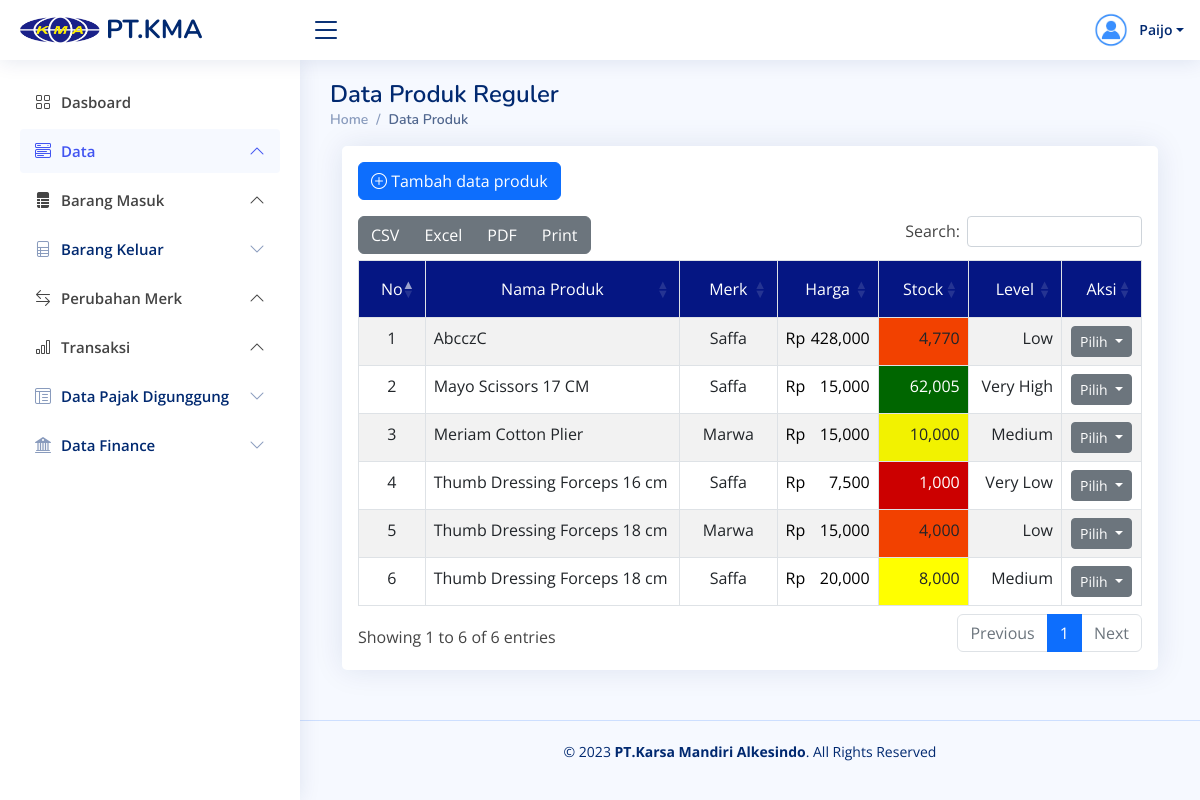
/data-produk-reg.php (signed in), run on the app's committed database.
### tables this page shows
CREATE TABLE `tb_produk_reguler` (
  `id_produk_reg` varchar(50) NOT NULL,
  `id_user` varchar(50) NOT NULL,
  `id_merk` varchar(50) NOT NULL,
  `id_kat_produk` varchar(50) NOT NULL,
  `id_kat_penjualan` varchar(50) NOT NULL,
  `id_grade` varchar(50) NOT NULL,
  `id_lokasi` varchar(50) NOT NULL,
  `kode_produk` varchar(50) NOT NULL,
  `nama_produk` varchar(100) NOT NULL,
  `harga_produk` int(11) NOT NULL,
  `gambar` varchar(200) NOT NULL,
  `created_date` varchar(25) NOT NULL,
  `updated_date` varchar(25) NOT NULL,
  `user_updated` varchar(25) NOT NULL,
  `register_value` tinyint(1) NOT NULL
);

CREATE TABLE `tb_merk` (
  `id_merk` varchar(50) NOT NULL,
  `id_user` varchar(50) NOT NULL,
  `nama_merk` varchar(50) NOT NULL,
  `created_date` varchar(50) NOT NULL
);

CREATE TABLE `stock_produk_reguler` (
  `id_stock_prod_reg` varchar(50) NOT NULL,
  `id_user` varchar(50) NOT NULL,
  `id_produk_reg` varchar(50) NOT NULL,
  `stock` int(11) NOT NULL,
  `created_date` varchar(50) NOT NULL
);

### data-produk-reg.php (the view, shortened to what this page needs)
<?php
include "akses.php";
?>
<!DOCTYPE html>
<html lang="en">
<head>
  <?php include "page/head.php"; ?>
</head>
<body>
  <?php include "page/nav-header.php" ?>
  <?php include "page/sidebar.php"; ?>
  <main id="main" class="main">
    <div class="pagetitle">
      <h1>Data Produk Reguler</h1>
      <nav>
        <ol class="breadcrumb">
          <li class="breadcrumb-item"><a href="dashboard.php">Home</a></li>
          <li class="breadcrumb-item active">Data Produk</li>
        </ol>
      </nav>
    </div>
    <section>
      <div class="container-fluid">
        <div class="card">
          <div class="card-body p-3">
            <a href="tambah-data-produk-reg.php" class="btn btn-primary btn-md"><i class="bi bi-plus-circle"></i> Tambah data produk</a>
            <div class="table-responsive mt-3">
              <table class="table table-striped table-bordered" id="table1">
                <thead>
                  <tr class="text-white" style="background-color: #051683;">
                    <td class="text-center p-3" style="width: 50px">No</td>
                    <td class="text-center p-3" style="width: 450px">Nama Produk</td>
                    <td class="text-center p-3" style="width: 100px">Merk</td>
                    <td class="text-center p-3" style="width: 100px">Harga</td>
                    <td class="text-center p-3" style="width: 80px">Stock</td>
                    <td class="text-center p-3" style="width: 80px">Level</td>
                    <td class="text-center p-3" style="width: 50px">Aksi</td>
                  </tr>
                </thead>
                <tbody>
                  <?php
                  include "koneksi.php";
                  $no = 1;
                  $sql = "SELECT pr.*,
                            pr.created_date as 'produk_created',
                            pr.created_date as 'produk_updated',
                            pr.id_produk_reg as 'produk_id',
                            uc.nama_user as user_created,
                            uu.nama_user as user_updated,
                            mr.*,
                            kp.*,
                            kj.*,
                            kp.nama_kategori as kat_prod,
                            kj.nama_kategori as kat_penj,
                            gr.*,
                            lok.*,
                            spr.*
                            FROM tb_produk_reguler as pr
                            LEFT JOIN user uc ON (pr.id_user = uc.id_user)
                            LEFT JOIN user uu ON (pr.user_updated = uu.id_user)
                            LEFT JOIN tb_merk mr ON (pr.id_merk = mr.id_merk)
                            LEFT JOIN tb_kat_produk kp ON (pr.id_kat_produk = kp.id_kat_produk)
                            LEFT JOIN tb_kat_penjualan kj ON (pr.id_kat_penjualan = kj.id_kat_penjualan)
                            LEFT JOIN tb_produk_grade gr ON (pr.id_grade = gr.id_grade)
                            LEFT JOIN tb_lokasi_produk lok ON (pr.id_lokasi = lok.id_lokasi)
                            LEFT JOIN stock_produk_reguler spr ON (pr.id_produk_reg = spr.id_produk_reg)
                            ORDER BY nama_produk ASC";
                  $query = mysqli_query($connect, $sql);
                  while ($data = mysqli_fetch_array($query)) {
                    $stock = $data['stock'];
                    $min_stock = $data['min_stock'];
                    $max_stock = $data['max_stock'];
                    $low = $min_stock * 0.25;
                    $low_lev = $min_stock - $low;
                    $high = $max_stock * 0.25;
                    $high_lev = $max_stock - $high;
                    $tampil_stock = number_format($data['stock']);
                  ?>
                    <tr>
                      <td class="text-center"><?php echo $no; ?></td>
                      <td><?php echo $data['nama_produk']; ?></td>
                      <td class="text-center"><?php echo $data['nama_merk']; ?></td>
                      <td class="text-end">
                        <a style="float:left; color:black;">Rp</a>
                        <a style="float:right; color:black;"> <?php echo number_format($data['harga_produk']); ?> </a>
                      </td>
                      <?php
                      if ($stock <= $low_lev) {
                        echo "<td class='text-end text-white' style='background-color: #cc0000'>" . ($tampil_stock) . "</td>";
                      } else if ($stock >= $low_lev && $stock <= $min_stock) {
                        echo "<td class='text-end' style='background-color: #ff4500'>" . ($tampil_stock) . "</td>";
                      } else if ($stock >= $min_stock && $stock <= $high_lev) {
                        echo "<td class='text-end' style='background-color: #ffff00'>" . ($tampil_stock) . "</td>";
                      } else if ($stock >= $high_lev && $stock <= $max_stock) {
                        echo "<td class='text-end text-white' style='background-color: #469536'>" . ($tampil_stock) . "</td>";
                      } else if ($stock > $max_stock) {
                        echo "<td class='text-end text-white' style='background-color: #006600'>" . ($tampil_stock) . "</td>";
                      }
                      ?>
                      <?php
                      if ($stock < 1) {
                        echo "<td class='text-end'>" . ($stock_status = 'Habis') . "</td>";
                      } else if ($stock <= $low_lev) {
                        echo "<td class='text-end'>" . ($stock_status = 'Very Low') . "</td>";
                      } else if ($stock >= $low_lev && $stock <= $min_stock) {
                        echo "<td class='text-end'>" . ($stock_status = 'Low') . "</td>";
                      } else if ($stock >= $min_stock && $stock <= $high_lev) {
                        echo "<td class='text-end'>" . ($stock_status = 'Medium') . "</td>";
                      } else if ($stock >= $high_lev && $stock <= $max_stock) {
                        echo "<td class='text-end'>" . ($stock_status = 'High') . "</td>";
                      } else if ($stock > $max_stock) {
                        echo "<td class='text-end'>" . ($stock_status = 'Very High') . "</td>";
                      }
                      ?>
                      <td class="text-center">
                        <div class="dropdown">
                          <a class="btn btn-secondary btn-sm dropdown-toggle" href="#" role="button" id="dropdownMenuLink" data-bs-toggle="dropdown" aria-expanded="false">
                            Pilih
                          </a>
                        </div>
                      </td>
                    </tr>
                    <?php $no++; ?>
                  <?php } ?>
                </tbody>
              </table>
            </div>
          </div>
        </div>
      </div>
    </section>
  </main>
  <?php include "page/footer.php" ?>
</body>
</html>

### assets/css/style.css (style rules this page uses)
:root { scroll-behavior: smooth; }
body { font-family: "Open Sans", sans-serif; background: #f6f9ff; color: #444444; }
h1, h2, h3, h4, h5, h6 { font-family: "Nunito", sans-serif; }
#main { margin-top: 60px; padding: 20px 30px; transition: all 0.3s; }
.pagetitle { margin-bottom: 10px; }
.pagetitle h1 { font-size: 24px; margin-bottom: 0; font-weight: 600; color: #012970; }
.card { margin-bottom: 30px; border: none; border-radius: 5px; box-shadow: 0px 0 30px rgba(1, 41, 112, 0.1); }
.card-body { padding: 0 20px 20px 20px; }
.breadcrumb { font-size: 14px; font-family: "Nunito", sans-serif; color: #899bbd; font-weight: 600; }
.breadcrumb a { color: #899bbd; transition: 0.3s; }
.breadcrumb .breadcrumb-item::before { color: #899bbd; }
.breadcrumb .active { color: #51678f; font-weight: 600; }
@media (min-width: 1200px) { #main, #footer { margin-left: 300px; } }

### data on the page
tb_produk_reguler: nama_produk "AbcczC", id_merk.nama_merk "Saffa", harga_produk "428,000", stock_produk_reguler.stock "4,770"
tb_produk_reguler: nama_produk "Mayo Scissors 17 CM", id_merk.nama_merk "Saffa", harga_produk "15,000", stock_produk_reguler.stock "62,005"
tb_produk_reguler: nama_produk "Meriam Cotton Plier", id_merk.nama_merk "Marwa", harga_produk "15,000", stock_produk_reguler.stock "10,000"
tb_produk_reguler: nama_produk "Thumb Dressing Forceps 16 cm", id_merk.nama_merk "Saffa", harga_produk "7,500", stock_produk_reguler.stock "1,000"
tb_produk_reguler: nama_produk "Thumb Dressing Forceps 18 cm", id_merk.nama_merk "Marwa", harga_produk "15,000", stock_produk_reguler.stock "4,000"
tb_produk_reguler: nama_produk "Thumb Dressing Forceps 18 cm", id_merk.nama_merk "Saffa", harga_produk "20,000", stock_produk_reguler.stock "8,000"

### other printed values
$_SESSION['tiket_nama'] "Paijo"
